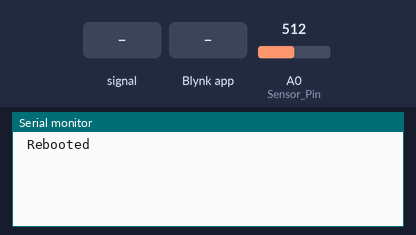
Simulated run of this sketch. Board: ESP8266 (NodeMCU). On the bench: the last lines printed to the serial monitor. The inputs (shaded band) are chosen by the test bench; at power-on: A0 (Sensor_Pin) = 512. WiFi joins after 1.5 s; servers stay silent unless stated.

Above: at 3.3 s.
3.4 s: A0 (Sensor_Pin) fed a 200 Hz sine of ±81 counts around its level
6.4 s: A0 (Sensor_Pin) set to 716
At 7.7 s:
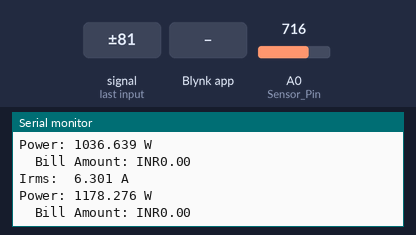
7.9 s: Blynk app writes 1 to V4
9.4 s: Blynk app writes 0 to V4
At 10.4 s:
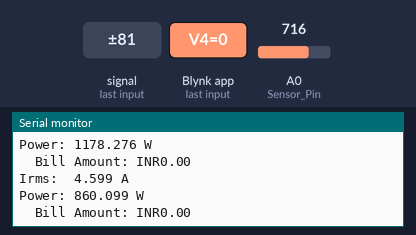
10.9 s: A0 (Sensor_Pin) set to 900
At 11.4 s:
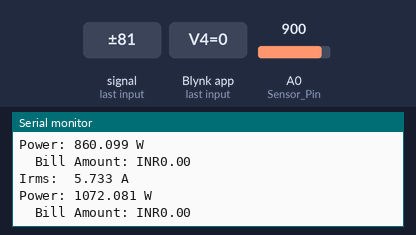
Timing chart, 0 to 13.4 s (numbered marks = the images above; inputs shaded):
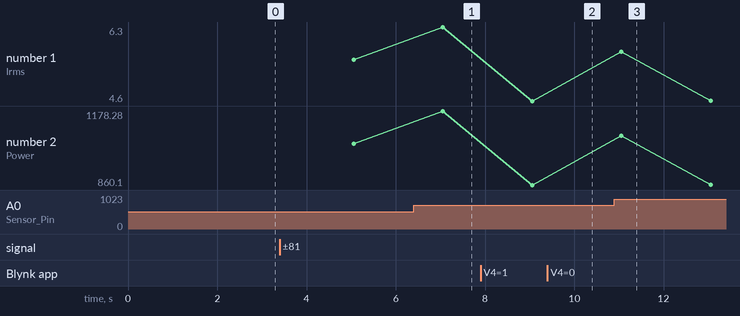

The sketch:

sketch_may04a.ino
```cpp
#define BLYNK_PRINT Serial

#include <ESP8266WiFi.h>
#include <BlynkSimpleEsp8266.h>


BlynkTimer timer;


char auth[] = "_qpHJMk447tF0GwGWevKI-717CBGiSJp";
char ssid[] = "TuanSang";
char pass[] = "0343215116";
char server[]     = "blynk-cloud.com";    // ip or domain
char myhostname[] = "Energy-Meter-V2.0";  // for OTA and router identification

const int Sensor_Pin = A0;
unsigned int Sensitivity = 185;   // 185mV/A for 5A, 100 mV/A for 20A and 66mV/A for 30A Module
float Vpp = 0; // peak-peak voltage
float Vrms = 0; // rms voltage
float Irms = 0; // rms current
float Supply_Voltage = 220.0;           // reading from DMM 233
float Vcc = 3.3;         // ADC reference voltage // voltage at 5V pin
float power = 0;         // power in watt
float Wh =0 ;             // Energy in kWh
float Watt=0;
unsigned long last_time =0;
unsigned long current_time =0;
unsigned long interval = 100;
unsigned int calibration = 100;  // V2 slider calibrates this
unsigned int pF = 85;           // Power Factor default 95
float bill_amount = 0;   // 30 day cost as present energy usage incl approx PF
unsigned int energyTariff = 8.0; // Energy cost in INR per unit (kWh)

void getACS712() {  // for AC
  Vpp = getVPP();
  Vrms = (Vpp/2.0) *0.707;
  Vrms = Vrms - (calibration / 10000.0);     // calibtrate to zero with slider
  Irms = (Vrms * 1000)/Sensitivity ;
  Irms=Irms+4.6;
  if((Irms > -0.015) && (Irms < 0.008)){  // remove low end chatter
    Irms = 0.0;
  }
    //Irms=Irms+3.6;
  power= (Supply_Voltage * Irms) * (pF / 100.0);
  //power=power+881;
  last_time = current_time;
  current_time = millis();
  Wh = Wh+  power *(( current_time -last_time) /3600000.0) ; // calculating energy in Watt-Hour
  Watt=Wh/1000;
  bill_amount = Wh * (energyTariff/1000);
  Serial.print("Irms:  ");
  Serial.print(String(Irms, 3));
  Serial.println(" A");
  Serial.print("Power: ");
  Serial.print(String(power, 3));
  Serial.println(" W");
  Serial.print("  Bill Amount: INR");
  Serial.println(String(bill_amount, 2));
 Blynk.virtualWrite(V0, String (Wh));
   Blynk.virtualWrite(V8, String (Watt));// gauge
  Blynk.virtualWrite(V1, String(bill_amount, 2));
  Blynk.virtualWrite(V2, String(power,2));
  Blynk.virtualWrite(V3, String(Irms, 3));
  /*Blynk.virtualWrite(V7, String (Wh));*/

}

float getVPP()
{
  float result;
  int readValue;
  int maxValue = 0;
  int minValue = 1024;
  uint32_t start_time = millis();
  while((millis()-start_time) < 950) //read every 0.95 Sec
  {
     readValue = analogRead(Sensor_Pin);
     if (readValue > maxValue)
     {
         maxValue = readValue;
     }
     if (readValue < minValue)
     {
         minValue = readValue;
     }
  }
   result = ((maxValue - minValue) * Vcc) / 1024.0;
   return result;
 }

BLYNK_WRITE(V4) {  // calibration slider 50 to 200
    calibration = param.asInt();
    }
BLYNK_WRITE(V5) {  // set supply voltage slider 70 to 260
    Supply_Voltage = param.asInt();
    }
BLYNK_WRITE(V6) {  // PF slider 60 to 100 i.e 0.60 to 1.00, default 85
   pF = param.asInt();
   }
BLYNK_WRITE(V7) {  // Energy tariff slider 1 to 20, default 8 (Rs.8.0 / kWh)
    energyTariff = param.asInt();
}


void setup() {
 // display.begin();
  WiFi.hostname(myhostname);
  Serial.begin(115200);
  Serial.println("\n Rebooted");
  WiFi.mode(WIFI_STA);
  #ifdef CLOUD
    Blynk.begin(auth, ssid, pass);
  #else
    Blynk.begin(auth, ssid, pass, server);
  #endif
  while (Blynk.connect() == false) {}
 // ArduinoOTA.setHostname(myhostname);
  //ArduinoOTA.begin();
  timer.setInterval(2000L, getACS712); // get data every 2s
}

BLYNK_CONNECTED(){
  Blynk.syncAll();
}

void loop() {

  //displaydata();
  Blynk.run();
//  ArduinoOTA.handle();
  timer.run();

}
```

Measured:
- after the input at 6.4 s, the serial monitor: prints a new line after 0.65 s (image 1)
- after the input at 10.9 s, the serial monitor: prints a new line after 0.15 s (image 3)
- plotted number 1: 5.54 → 6.3 after the input at 6.4 s, 6.3 → 4.6 after the input at 7.9 s
- plotted number 2: 1036.64 → 1178.28 after the input at 6.4 s, 1178.28 → 860.1 after the input at 7.9 s
